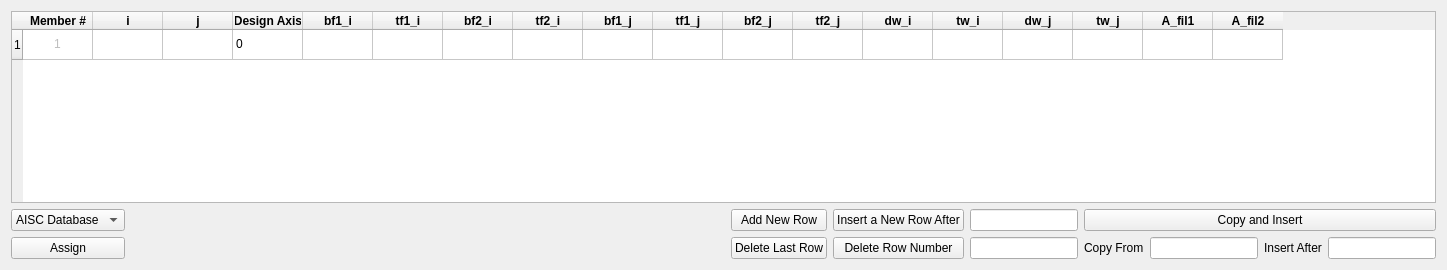
          <widget class="QWidget" name="Member_Def">
           <attribute name="title">
            <string>Member Definition</string>
           </attribute>
           <layout class="QVBoxLayout" name="verticalLayout_4">
            <item>
             <widget class="QTableWidget" name="Members_table">
              <attribute name="horizontalHeaderDefaultSectionSize">
               <number>70</number>
              </attribute>
              <row>
               <property name="text">
                <string>1</string>
               </property>
              </row>
              <column>
               <property name="text">
                <string>Member #</string>
               </property>
               <property name="font">
                <font>
                 <weight>75</weight>
                 <bold>true</bold>
                </font>
               </property>
              </column>
              <column>
               <property name="text">
                <string>i</string>
               </property>
               <property name="font">
                <font>
                 <weight>75</weight>
                 <bold>true</bold>
                </font>
               </property>
              </column>
              <column>
               <property name="text">
                <string>j</string>
               </property>
               <property name="font">
                <font>
                 <weight>75</weight>
                 <bold>true</bold>
                </font>
               </property>
              </column>
              <column>
               <property name="text">
                <string>Design Axis</string>
               </property>
               <property name="font">
                <font>
                 <weight>75</weight>
                 <bold>true</bold>
                </font>
               </property>
              </column>
              <column>
               <property name="text">
                <string>bf1_i</string>
               </property>
               <property name="font">
                <font>
                 <weight>75</weight>
                 <bold>true</bold>
                </font>
               </property>
              </column>
              <column>
               <property name="text">
                <string>tf1_i</string>
               </property>
               <property name="font">
                <font>
                 <weight>75</weight>
                 <bold>true</bold>
                </font>
               </property>
              </column>
              <column>
               <property name="text">
                <string>bf2_i</string>
               </property>
               <property name="font">
                <font>
                 <weight>75</weight>
                 <bold>true</bold>
                </font>
               </property>
              </column>
              <column>
               <property name="text">
                <string>tf2_i</string>
               </property>
               <property name="font">
                <font>
                 <weight>75</weight>
                 <bold>true</bold>
                </font>
               </property>
              </column>
              <column>
               <property name="text">
                <string>bf1_j</string>
               </property>
               <property name="font">
                <font>
                 <weight>75</weight>
                 <bold>true</bold>
                </font>
               </property>
              </column>
              <column>
               <property name="text">
                <string>tf1_j</string>
               </property>
               <property name="font">
                <font>
                 <weight>75</weight>
                 <bold>true</bold>
                </font>
               </property>
              </column>
              <column>
               <property name="text">
                <string>bf2_j</string>
               </property>
               <property name="font">
                <font>
                 <weight>75</weight>
                 <bold>true</bold>
                </font>
               </property>
              </column>
              <column>
               <property name="text">
                <string>tf2_j</string>
               </property>
               <property name="font">
                <font>
                 <weight>75</weight>
                 <bold>true</bold>
                </font>
               </property>
              </column>
              <column>
               <property name="text">
                <string>dw_i</string>
               </property>
               <property name="font">
                <font>
                 <weight>75</weight>
                 <bold>true</bold>
                </font>
               </property>
              </column>
              <column>
               <property name="text">
                <string>tw_i</string>
               </property>
               <property name="font">
                <font>
                 <weight>75</weight>
                 <bold>true</bold>
                </font>
               </property>
              </column>
              <column>
               <property name="text">
                <string>dw_j</string>
               </property>
               <property name="font">
                <font>
                 <weight>75</weight>
                 <bold>true</bold>
                </font>
               </property>
              </column>
              <column>
               <property name="text">
                <string>tw_j</string>
               </property>
               <property name="font">
                <font>
                 <weight>75</weight>
                 <bold>true</bold>
                </font>
               </property>
              </column>
              <column>
               <property name="text">
                <string>A_fil1</string>
               </property>
               <property name="font">
                <font>
                 <weight>75</weight>
                 <bold>true</bold>
                </font>
               </property>
              </column>
              <column>
               <property name="text">
                <string>A_fil2</string>
               </property>
               <property name="font">
                <font>
                 <weight>75</weight>
                 <bold>true</bold>
                </font>
               </property>
              </column>
              <item row="0" column="0">
               <property name="text">
                <string>1</string>
               </property>
               <property name="textAlignment">
                <set>AlignHCenter|AlignVCenter|AlignCenter</set>
               </property>
               <property name="flags">
                <set>ItemIsDragEnabled|ItemIsUserCheckable</set>
               </property>
              </item>
              <item row="0" column="3">
               <property name="text">
                <string>0</string>
               </property>
              </item>
             </widget>
            </item>
            <item>
             <layout class="QHBoxLayout" name="horizontalLayout_3">
              <item>
               <layout class="QGridLayout" name="gridLayout_3">
                <item row="1" column="0">
                 <widget class="QComboBox" name="AISC_database_button">
                  <property name="minimumSize">
                   <size>
                    <width>111</width>
                    <height>0</height>
                   </size>
                  </property>
                  <item>
                   <property name="text">
                    <string>AISC Database</string>
                   </property>
                  </item>
                 </widget>
                </item>
                <item row="2" column="0">
                 <widget class="QPushButton" name="AISC_assign_button">
                  <property name="text">
                   <string>Assign</string>
                  </property>
                 </widget>
                </item>
               </layout>
              </item>
              <item>
               <spacer name="horizontalSpacer_2">
                <property name="orientation">
                 <enum>Qt::Horizontal</enum>
                </property>
                <property name="sizeType">
                 <enum>QSizePolicy::Expanding</enum>
                </property>
                <property name="sizeHint" stdset="0">
                 <size>
                  <width>600</width>
                  <height>20</height>
                 </size>
                </property>
               </spacer>
              </item>
              <item>
               <layout class="QGridLayout" name="gridLayout_4">
                <item row="1" column="1">
                 <widget class="QPushButton" name="Mem_def_delete">
                  <property name="text">
                   <string>Delete Last Row</string>
                  </property>
                 </widget>
                </item>
                <item row="0" column="1">
                 <widget class="QPushButton" name="Mem_def_add">
                  <property name="text">
                   <string>Add New Row</string>
                  </property>
                 </widget>
                </item>
                <item row="1" column="6">
                 <widget class="QLabel" name="Insert_after_label">
                  <property name="text">
                   <string>Insert After</string>
                  </property>
                 </widget>
                </item>
                <item row="1" column="7">
                 <widget class="QLineEdit" name="Insert_after_number_mem_def"/>
                </item>
                <item row="1" column="5">
                 <widget class="QLineEdit" name="Copy_from_number_mem_def"/>
                </item>
                <item row="1" column="2">
                 <widget class="QPushButton" name="Delete_row_mem_def_button">
                  <property name="text">
                   <string>Delete Row Number</string>
                  </property>
                 </widget>
                </item>
                <item row="1" column="4">
                 <widget class="QLabel" name="Copy_from_label">
                  <property name="text">
                   <string>Copy From</string>
                  </property>
                 </widget>
                </item>
                <item row="0" column="3">
                 <widget class="QLineEdit" name="Insert_row_number_mem_def"/>
                </item>
                <item row="0" column="2">
                 <widget class="QPushButton" name="Insert_row_mem_def_button">
                  <property name="text">
                   <string>Insert a New Row After</string>
                  </property>
                 </widget>
                </item>
                <item row="0" column="4" colspan="4">
                 <widget class="QPushButton" name="Copy_mem_def_button">
                  <property name="text">
                   <string>Copy and Insert</string>
                  </property>
                 </widget>
                </item>
                <item row="1" column="3">
                 <widget class="QLineEdit" name="Delete_row_number_mem_def"/>
                </item>
               </layout>
              </item>
             </layout>
            </item>
           </layout>
          </widget>
